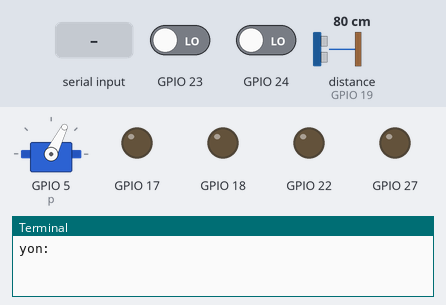
Recording of a program running on a simulated Raspberry Pi (BCM pin numbers). On the bench: servo, output pins drawn as LEDs (lit = HIGH), the last lines printed to the terminal. Dashed ring = blinking. The inputs (shaded band) are chosen by the test bench; at power-on: distance to the obstacle (sensor on GPIO 19) 80 cm, GPIO 23 LOW, GPIO 24 LOW. The echo pulse lasts 58.3 µs per cm; random numbers come from a fixed seed; servo angles are drawn from the pulse width (0.5 ms = 0°, 2.5 ms = 180°); the clock reads 2024-03-15 10:24:30 at power-on unless the program sets it; pins used as bus, display or sensor lines are not drawn.

Above: at 1.9 s.
2.0 s: "r" typed at the terminal, then Enter
At 2.18 s:
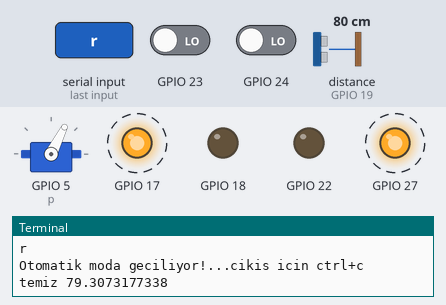
5.0 s: distance to the obstacle (sensor on GPIO 19) set to 18 cm
8.0 s: distance to the obstacle (sensor on GPIO 19) set to 14 cm
At 9.9 s:
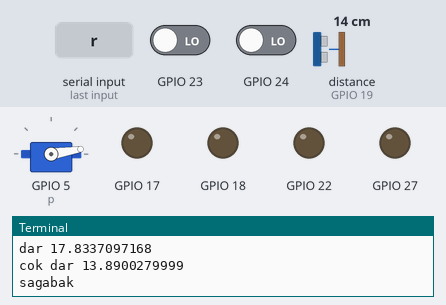
At 12.5 s:
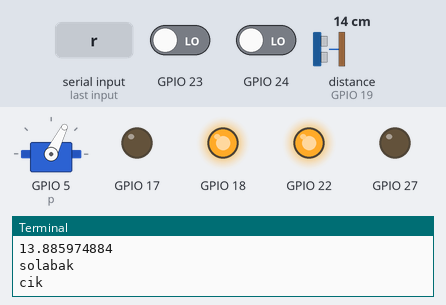
Timing chart, 0 to 17.0 s (numbered marks = the images above; inputs shaded):
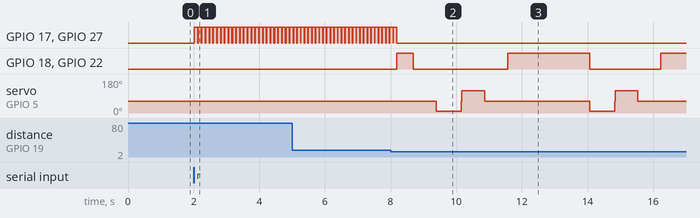

The program:

robot5.py
```python
import RPi.GPIO as gpio
import time
from mesafe import distance
import random

def init():
    gpio.setmode(gpio.BCM)
    gpio.setup(27,gpio.OUT)
    gpio.setup(17,gpio.OUT)
    gpio.setup(18,gpio.OUT)
    gpio.setup(22,gpio.OUT)
    gpio.setup(23,gpio.IN)
    gpio.setup(24,gpio.IN)

def geri(tf):
    init()
    gpio.output(22,1)
    gpio.output(18,1)
    gpio.output(17,0)
    gpio.output(27,0)
    time.sleep(tf)
    gpio.cleanup()

def ileri(tf):
    init()
    gpio.output(17,1)
    gpio.output(27,1)
    gpio.output(18,0)
    gpio.output(22,0)
    time.sleep(tf)
    gpio.cleanup()

def sol(tf):
    init()
    gpio.output(18,1)
    gpio.output(27,1)
    gpio.output(17,0)
    gpio.output(22,0)
    time.sleep(tf)
    gpio.cleanup()

def sag(tf):
    init()
    gpio.output(22,1)
    gpio.output(17,1)
    gpio.output(18,0)
    gpio.output(27,0)
    time.sleep(tf)
    gpio.cleanup()

def dur():
    init()
    gpio.output(22,0)
    gpio.output(17,0)
    gpio.output(18,0)
    gpio.output(27,0)
    gpio.cleanup()

def servo(tf):
    gpio.setmode(gpio.BCM)
    gpio.setup(5,gpio.OUT)
    p = gpio.PWM(5,50)
    p.start(6)
    p.ChangeDutyCycle(tf)
    time.sleep(0.7)
    gpio.cleanup()

def kontrol():
    x = random.randrange(1,3)
    if (x == 1):
        print "sagabak"
        servo(3)
        time.sleep(0.05)
        dis = distance('cm')
        print dis
        if dis < 15:
            print "solabak"
            servo(9)
            dis = distance('cm')
            if dis < 15:
                print "cik"
                servo(6)
                geri(2.5)
                kontrol()
            else:
                servo(6)
                geri(0.5)
                sol(1.1)
        else:
            servo(6)
            geri(0.5)
            sag(1.1)
    if (x == 2):
        print "solabak"
        servo(9)
        time.sleep(0.05)
        dis = distance('cm')
        print dis
        if dis < 15:
            print"sagabak"
            servo(3)
            dis = distance('cm')
            if dis < 15:
                print "cik"
                servo(6)
                geri(2.5)
                kontrol()
            else:
                servo(6)
                geri(0.5)
                sag(1.1)
        else:
            servo(6)
            geri(0.5)
            sol(1.1)

while (True):
    servo(6)
    dis = distance('cm')
    y = raw_input("yon:")
    time.sleep(0.003)
    if(y == "w"):
        print "ileri"
        ileri(0.7)
    elif(y == "s"):
        print "geri"
        geri(0.7)
    elif(y == "a"):
        print "sol"
        sol(0.7)
    elif(y == "d"):
        print "sag"
        sag(0.7)
    elif(y == "r"):
        print "Otomatik moda geciliyor!...cikis icin ctrl+c"
        while (True):
            dis = distance('cm')
            init()
            if (gpio.input(23) == 0 and gpio.input(24) == 0):
                ileri(0.1)
            elif (gpio.input(23) == 1 and gpio.input(24) == 0):
                sol(0.1)
            elif (gpio.input(23) == 0 and gpio.input(24) == 1):
                sag(0.1)
            else:
                dur()
                pass
            if dis < 15:
                print "cok dar",dis
                geri(0.5)
                servo(6)
                kontrol()
            elif dis < 25:
                print "dar",dis
            else:
                print "temiz",dis
    elif(y == "c"):
        print "hoscakal"
        break
    else:
        print "tkrr"
        pass
    if dis < 15:
        print "cok dar",dis
        geri(0.2)
        kontrol()
    elif dis < 25:
        print "dar",dis

    else:
        print "temiz",dis
        servo(6)
```

mesafe.py
```python
import RPi.GPIO as gpio
import time

def distance(measure='cm'):
    gpio.setmode(gpio.BCM)
    trig = 13
    echo = 19
    gpio.setup(trig,gpio.OUT)
    gpio.output(trig,0)
    gpio.setup(echo,gpio.IN)

    time.sleep(0.01)

    gpio.output(trig,1)
    time.sleep(0.00001)
    gpio.output(trig,0)

    while gpio.input(echo) == 0:
            pass
    start = time.time()

    while gpio.input(echo) == 1:
            pass
    stop = time.time()

    distance = (stop - start) * 17000

    gpio.cleanup()
    return distance

#print (distance('cm'))
```

Measured:
- the behaviour switches between 16 and 15 cm on distance to the obstacle (sensor on GPIO 19) (found by bisection; images 1 and 2)
- after the input at 2.0 s, GPIO 17, GPIO 27: alternates HIGH for 0.10 s and LOW for 0.02 s, starting at once
- after the input at 8.0 s, GPIO 18, GPIO 22: goes HIGH 0.50 s, LOW 2.9 s, HIGH 2.5 s, LOW 2.2 s, then HIGH, starting after 0.19 s; servo on GPIO 5 (p): 63° → 9° after 1.4 s, → 117° 0.76 s later, → 63° 0.71 s later, → 9° 3.2 s later, … (6 changes in this stretch)
